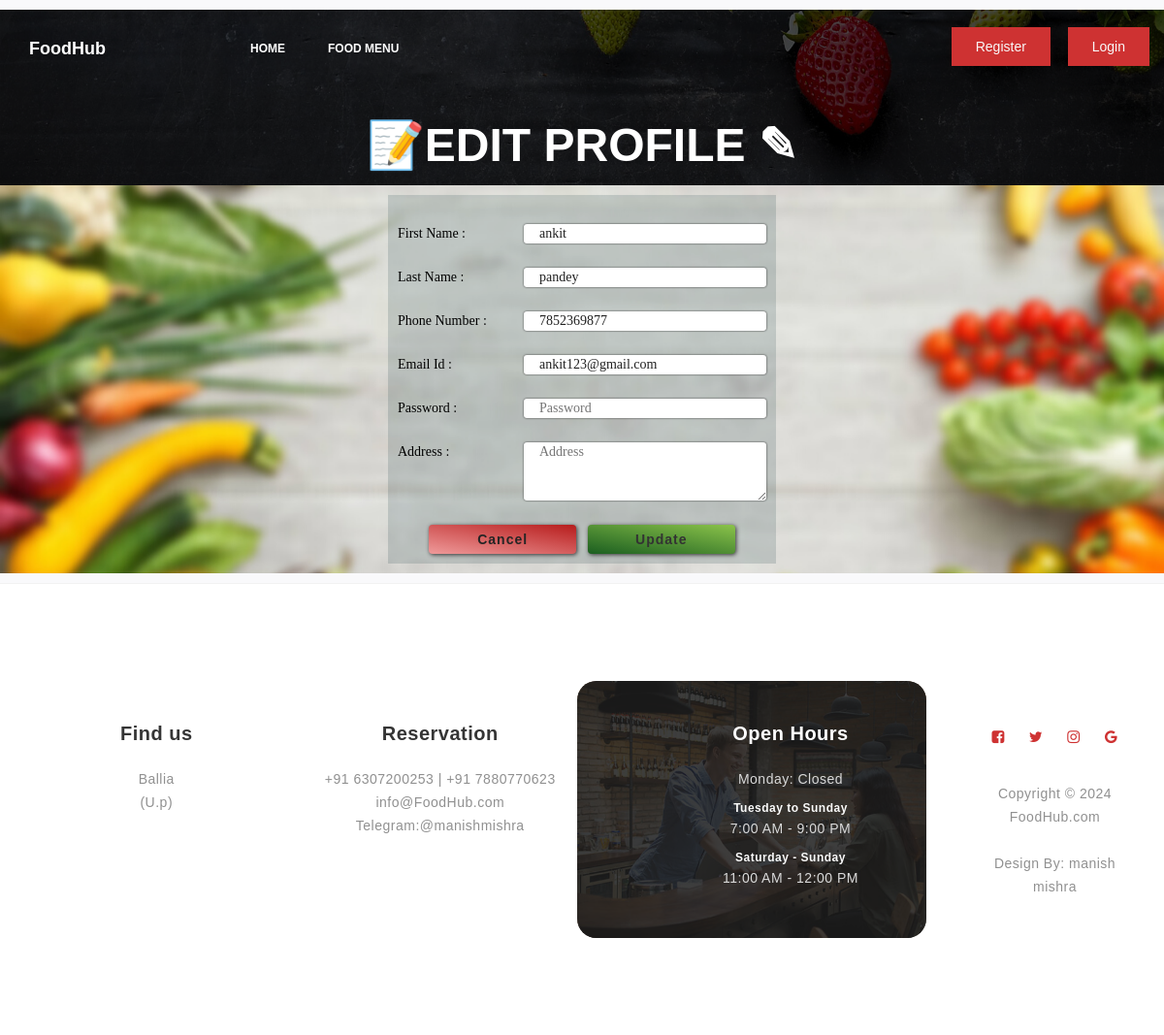
The page /editcustomer/37 on the database its author committed.
### foodapp/models.py (models this page shows)
class Cust(models.Model):
	CustId    = models.AutoField(primary_key=True)
	CustFName  = models.CharField(max_length=30)
	CustLName  = models.CharField(max_length=30)
	CustCont  = models.CharField(max_length=10)
	CustEmail = models.CharField(max_length=50)
	CustPass  = models.CharField(max_length=60)
	Address  = models.CharField(max_length=150,default='')
	class Meta:
		db_table = "FP_Cust"

### foodapp/views.py (the view)
# urls.py: path('editcustomer/<int:CustId>',views.updatecust),
def updatecust(request,CustId):
	custs = Cust.objects.get(CustId=CustId)
	form = CustForm(request.POST,instance=custs)
	if form.is_valid():
		form.save()
		session_keys = list(request.session.keys())
		for key in session_keys:
			del request.session[key]
		return redirect("/login")
	return render(request,'updatecust.html',{'c':custs})

### Templates/foodapp/updatecust.html (shortened to what this page needs)
<!DOCTYPE html>
<html lang="en">
<head>
    {% load static %}
	<link rel="stylesheet" href="https://use.fontawesome.com/releases/v5.3.1/css/all.css">
    <link rel="stylesheet" type="text/css" href="{% static 'css/master.css' %}">
    <link rel="stylesheet" href="{% static 'css/bootstrap.min.css' %}">
    <link rel="stylesheet" href="{% static 'css/font-awesome.min.css' %}">
    <link rel="stylesheet" href="{% static 'css/animate.css' %}">
    <link rel="stylesheet" href="{% static 'css/owl.carousel.css' %}">
    <link rel="stylesheet" href="{% static 'css/owl.theme.default.min.css' %}">
    <link rel="stylesheet" href="{% static 'css/magnific-popup.css' %}">
    <link rel="stylesheet" href="{% static 'css/style.css' %}">
</head>
<body>
    <section class="navbar custom-navbar navbar-fixed-top" role="navigation">
        <div class="container">
            <div class="navbar-header">
                <a href="index.html" class="navbar-brand"> FoodHub </a>
            </div>
            <div class="collapse navbar-collapse">
                <ul class="nav navbar-nav navbar-nav-first">
                    <li><a href="home" class="smoothScroll">Home</a></li>
                    <li><a href="allfood" class="smoothScroll">Food Menu</a></li>
                </ul>
                <ul class="nav navbar-nav navbar-right">
					{% if request.session.CustId is None and request.session.AdminId is None %}
                    <a href="addcustomer" class="section-btn">Register</a>
					{% endif %}
					{% if request.session.CustId is None and request.session.AdminId is None %}
                    <a href="login" class="section-btn">Login</a>
					{% endif %}
                </ul>
            </div>
        </div>
    </section>
    <div class="inner-page-banner-area" style="max-height:50px;">
	<div style="width:100%;text-align:center;" class="pagination-area">
	<h2>📝Edit Profile &#9998;</h2>
	</div>
    </div>
    <div style="width:100%;background-image:url({% static 'images/foodformbckblur.png' %});background-size: 100%;background-repeat: no-repeat;background-position:center;">
	<center>
	<form class="myform-container" action="/editcustomer/{{c.CustId}}" method="post">{% csrf_token %}
            <span class="entry-box">First Name : <input type="text" name="CustFName" value="{{c.CustFName}}" placeholder=" First Name;"required></span>
            <span class="entry-box">Last Name : <input type="text" name="CustLName" value="{{c.CustLName}}" placeholder="Last Name"required></span>
            <span class="entry-box">Phone Number : <input type="tel" name="CustCont" value="{{c.CustCont}}" maxlength="10" pattern="[0-9]{10}" placeholder="Mob no" required></span>
            <span class="entry-box">Email Id : <input type="email" name="CustEmail" value="{{c.CustEmail}}" placeholder="Email" required></span>
            <span class="entry-box">Password : <input type="password" name="CustPass" placeholder="Password" required></span>
			<span class="entry-box">Address : <textarea type="text" rows="3" name="Address" placeholder="Address" maxlength="140" required></textarea></span>
            <center><button type="reset"class="butn" style="
            background-image: linear-gradient(190deg, rgba(183,28,28 ,1), rgba(239,154,154 ,1));" name="button"><a href="home">Cancel</a></button>
              &nbsp;&nbsp;<button type="submit" class="butn" name="button">Update</button>
              </center>
            </form></center>
			</div>
    <footer id="footer" data-stellar-background-ratio="0.5" style="background-color:#FFFFFF">
        <div class="container">
            <div class="row">
                <div class="col-md-3 col-sm-8">
                    <div class="footer-info">
                        <div class="section-title">
                            <h2 class="wow fadeInUp" data-wow-delay="0.2s">Find us</h2>
                        </div>
                        <address class="wow fadeInUp" data-wow-delay="0.4s">
                            <p>Ballia<br>(U.p)</p>
                        </address>
                    </div>
                </div>
                <div class="col-md-3 col-sm-8">
                    <div class="footer-info">
                        <div class="section-title">
                            <h2 class="wow fadeInUp" data-wow-delay="0.2s">Reservation</h2>
                        </div>
                        <address class="wow fadeInUp" data-wow-delay="0.4s">
                            <p>+91 6307200253 | +91 7880770623</p>
                            <p><a href="mailto:mishramanish11998@gmail.com">info@FoodHub.com</a></p>
                            <p>Telegram:@manishmishra </p>
                        </address>
                    </div>
                </div>
                <div class="col-md-4 col-sm-8">
                    <div class="footer-info footer-open-hour">
                        <div class="section-title">
                            <h2 class="wow fadeInUp" data-wow-delay="0.2s">Open Hours</h2>
                        </div>
                        <div class="wow fadeInUp" data-wow-delay="0.4s">
                            <p>Monday: Closed</p>
                            <div>
                                <strong>Tuesday to Sunday</strong>
                                <p>7:00 AM - 9:00 PM</p>
                            </div>
                            <div>
                                <strong>Saturday - Sunday</strong>
                                <p>11:00 AM - 12:00 PM</p>
                            </div>
                        </div>
                    </div>
                </div>
                <div class="col-md-2 col-sm-4">
                    <ul class="wow fadeInUp social-icon" data-wow-delay="0.4s">
                        <li><a href="#" class="fa fa-facebook-square" attr="facebook icon"></a></li>
                        <li><a href="#" class="fa fa-twitter"></a></li>
                        <li><a href="#" class="fa fa-instagram"></a></li>
                        <li><a href="#" class="fa fa-google"></a></li>
                    </ul>
                    <div class="wow fadeInUp copyright-text" data-wow-delay="0.8s">
                        <p><br>Copyright &copy; 2024 <br>FoodHub.com
                            <br><br>Design By: <a rel="nofollow" href="#">manish mishra</a></p>
                    </div>
                </div>
            </div>
        </div>
    </footer>
</body>
</html>
</body>
</html>

### foodapp/static/css/master.css (style rules this page uses)
* { margin: 0; padding: 0; font-family: sans-serif; box-sizing: border-box; text-decoration: none; }
body { background-image: url("/static/images/mainscreen4.jpg"); height: 100vh; max-width: 100%; background-size: cover; background-repeat: no-repeat; background-attachment: fixed; background-position: 50% 100%; display: grid; grid-template-rows: 1fr auto; }
.entry-box { color: black; display: block; padding: 5px 0 5px 0; margin-top: 15px; font-family: sans-serif; font-family: 'Sriracha', cursive; text-align: left; }
.entry-box input { float: right; width: 250px; outline: none; color: rgba(33,33,33 ,1); border: none; border-radius: 3px; box-shadow: 0.1px 0.1px 5px; padding: 0 16px 0 16px; }
.entry-box textarea { float: right; width: 250px; outline: none; color: rgba(33,33,33 ,1); border: none; border-radius: 3px; box-shadow: 0.1px 0.1px 5px; padding: 0 16px 0 16px; }
.butn { margin-top: 25px; border: none;outline: none; font-family: sans-serif; font-weight: bold; width: 40%; font-size: 100%; height: 30px; background-image: linear-gradient(40deg,orange, pink);; padding-left: 10px; padding-right: 10px; border-radius: 4px; box-shadow: 1px 1px 4px; letter-spacing: 1px; font-family: 'Sriracha', cursive; }
footer { margin-top: 10px; padding-top: 15px; padding-bottom: 30px; background-color: #232323; color: white; font-family: sans-serif; font-size:12px; font-weight: normal; letter-spacing: 0.5px; text-align: center; flex-shrink: 0; }

### Templates/foodapp/updatecust.html (style rules this page uses)
.myform-container { width:400px; padding: 10px; margin:10px; background:#1d3b442b; z-index:5; }
.entry-box { color: black; display: block; padding: 5px 0 5px 0; margin-top: 15px; font-family: sans-serif; font-family: 'Sriracha', cursive; text-align: left; }
.entry-box input { float: right; width: 250px; outline: none; color: rgba(33,33,33 ,1); border: none; border-radius: 3px; box-shadow: 0.1px 0.1px 2px; padding: 0 16px 0 16px; }
.entry-box textarea { float: right; width: 250px; outline: none; color: rgba(33,33,33 ,1); border: none; border-radius: 3px; box-shadow: 0.1px 0.1px 2px; padding: 0 16px 0 16px; }
.butn { margin-top: 25px; border: none;outline: none; font-family: sans-serif; font-weight: bold; width: 40%; font-size: 100%; height: 30px; background-image: linear-gradient(190deg, rgba(139,195,74 ,1), rgba(27,94,32 ,1)); padding-left: 10px; padding-right: 10px; box-shadow: 1px 1px 4px; letter-spacing: 1px; }

### rows shown on the page
Cust: CustFName "ankit", CustLName "pandey", CustCont "7852369877", CustEmail "ankit123@gmail.com"
